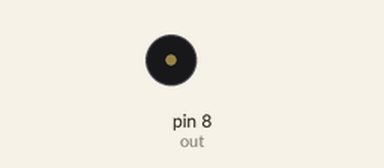
Bench run of a sketch on a simulated Arduino Uno, built with avr-gcc and run on an emulated ATmega328P. Parts: buzzer (waves = sounding).

Above: at 0.6 s.
At 6.1 s:
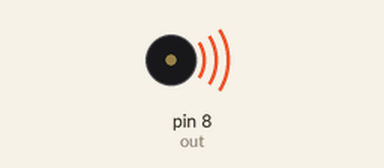
Timing chart, 0 to 9.4 s (numbered marks = the images above):
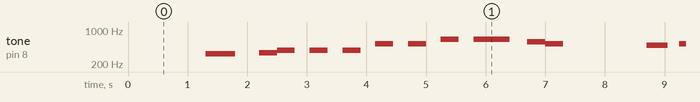

The sketch:

AUF_DER_HEIDE_BLUHT.ino
```cpp
const int out=8;

/*QUESTO SKETCH HA IL SOLO SCOPO EDUCATIVO.
  NON INVOCA IN NESSUN MODO AL NAZISMO.   */

int notes[] = {258, 288, 323, 343, 385, 434, 486, 520};
int notes1[] = {258, 288, 323, 343, 385, 434, 486, 520, 580, 640, 683, 753, 845, 947, 1020};
const int _do=258, re=288, mi=323, fa=343, sol=385, la=434, si=486;
const int _domg=520, remg=580, mimg=640, famg=683, solmg=753, lamg=845, simg=947;

void setup() {
  pinMode(out, OUTPUT);
}

void loop() {
  delay(1300);
  tone(out, mi, 500); //AUF
  delay(900);
  tone(out, fa, 400); //DER
  delay(300);
  tone(out, sol, 300); //HEI-
  delay(550);
  tone(out, sol, 300); //-DEN
  delay(550);
  tone(out, sol, 300); //BLUHT
  delay(550);
  tone(out, _domg, 300); //EIN
  delay(550);
  tone(out, _domg, 300); //KLEI-
  delay(550);
  tone(out, mimg, 300); //-NES
  delay(550);
  tone(out, mimg, 600); //BLUUUUU-
  delay(900);
  tone(out, remg, 400); //-ME-
  delay(300);
  tone(out, _domg, 300); //-LEIN
  delay(1700);
  tone(out, si, 350); //UND
  delay(550);
  tone(out, _domg, 350); //DAS
  delay(550);
  tone(out, remg, 350); //HEIBT
  delay(1900);
  tone(out, mimg, 600); //EEEEEE
  delay(900);
  tone(out, remg, 400); //-RI-
  delay(300);
  tone(out, _domg, 300); //-KA
  delay(1500);
}
```

Measured:
- by itself, tone on pin 8 (out): plays 323 Hz for 0.50 s, 343 Hz for 0.30 s, 385 Hz for 0.30 s, 385 Hz for 0.30 s, 385 Hz for 0.30 s, 520 Hz for 0.30 s … (153 notes in this stretch)
